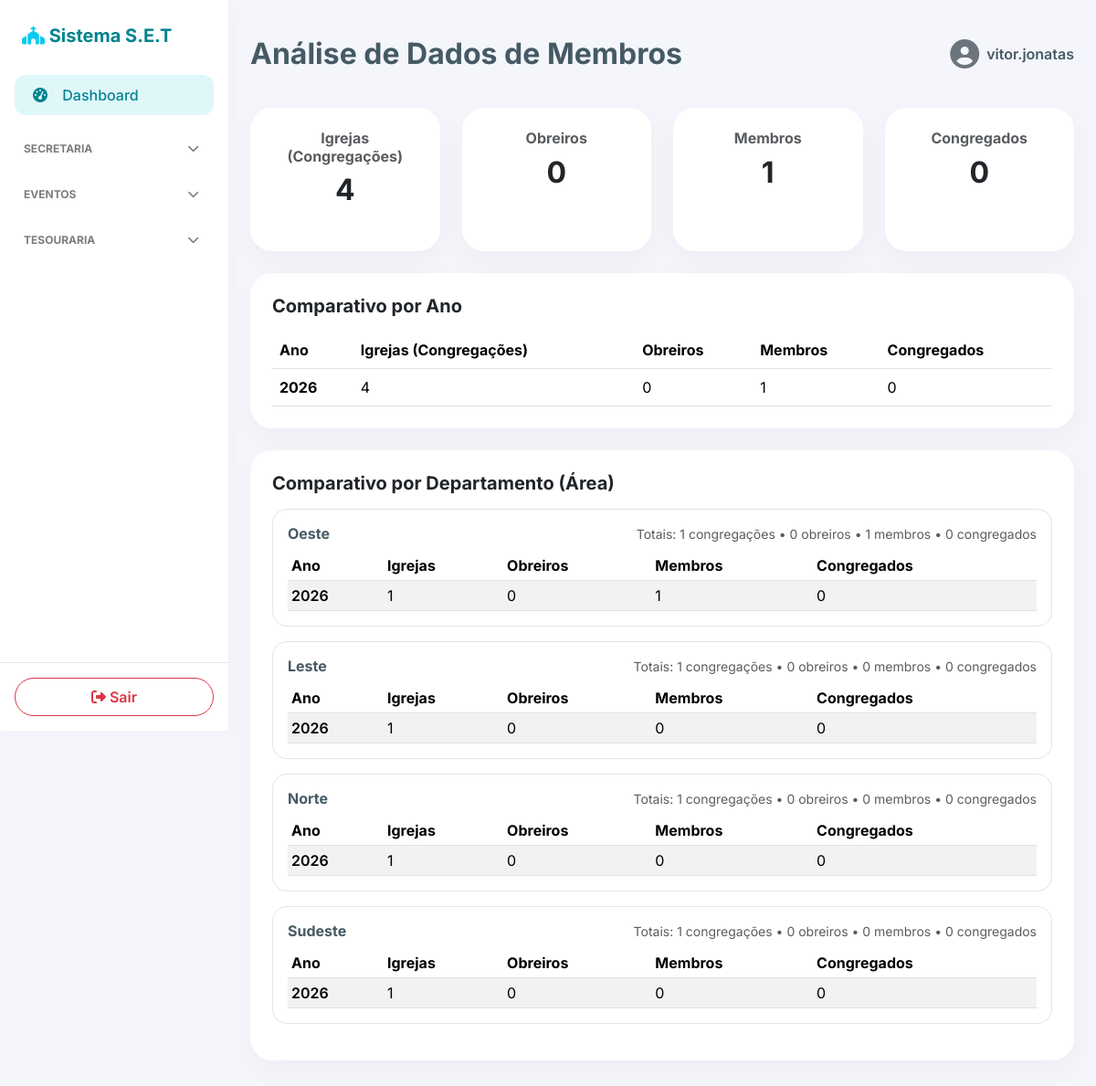
The app's page / (signed in) with its own data.
### apps/secretaria/models.py (models this page shows, shortened)
class Area(models.Model):
    nome = models.CharField(max_length=100, unique=True)

### core/views.py (the view)
# urls.py: path('', views.dashboard, name='dashboard'),
@login_required
def dashboard(request):
    ano_atual = timezone.now().year
    congregacoes_por_ano = {
        item['ano']: item['total']
        for item in Congregacao.objects.annotate(ano=ExtractYear('data_cadastro'))
        .values('ano')
        .annotate(total=Count('id'))
    }
    membros_por_ano = {
        item['ano']: item
        for item in Membro.objects.annotate(ano=ExtractYear('data_cadastro'))
        .values('ano')
        .annotate(
            membros=Count('id'),
            congregados=Count('id', filter=Q(cargo='Congregado')),
            obreiros=Count('id', filter=Q(cargo__in=OBREIRO_CARGOS)),
        )
    }
    anos_disponiveis = sorted(set(congregacoes_por_ano) | set(membros_por_ano))
    if not anos_disponiveis:
        anos_disponiveis = [ano_atual]
    comparativo_anual = []
    for ano in anos_disponiveis:
        metricas_membros = membros_por_ano.get(ano, {})
        comparativo_anual.append(
            {
                'ano': ano,
                'congregacoes': congregacoes_por_ano.get(ano, 0),
                'obreiros': metricas_membros.get('obreiros', 0),
                'membros': metricas_membros.get('membros', 0),
                'congregados': metricas_membros.get('congregados', 0),
            }
        )
    comparativo_departamentos = []
    departamentos = Area.objects.annotate(
        congregacoes_total=Count('congregacao', distinct=True),
        membros_total=Count('membros', distinct=True),
        congregados_total=Count('membros', filter=Q(membros__cargo='Congregado'), distinct=True),
        obreiros_total=Count('membros', filter=Q(membros__cargo__in=OBREIRO_CARGOS), distinct=True),
    )
    for area in departamentos:
        anos_area = defaultdict(lambda: {'congregacoes': 0, 'membros': 0, 'congregados': 0, 'obreiros': 0})
        for item in (
            Congregacao.objects.filter(area=area)
            .annotate(ano=ExtractYear('data_cadastro'))
            .values('ano')
            .annotate(total=Count('id'))
        ):
            anos_area[item['ano']]['congregacoes'] = item['total']
        for item in (
            Membro.objects.filter(area=area)
            .annotate(ano=ExtractYear('data_cadastro'))
            .values('ano')
            .annotate(
                membros=Count('id'),
                congregados=Count('id', filter=Q(cargo='Congregado')),
                obreiros=Count('id', filter=Q(cargo__in=OBREIRO_CARGOS)),
            )
        ):
            anos_area[item['ano']]['membros'] = item['membros']
            anos_area[item['ano']]['congregados'] = item['congregados']
            anos_area[item['ano']]['obreiros'] = item['obreiros']
        comparativo_departamentos.append(
            {
                'nome': area.nome,
                'totais': {
                    'congregacoes': area.congregacoes_total,
                    'obreiros': area.obreiros_total,
                    'membros': area.membros_total,
                    'congregados': area.congregados_total,
                },
                'anos': [
                    {
                        'ano': ano,
                        **metricas,
                    }
                    for ano, metricas in sorted(anos_area.items())
                ],
            }
        )
    contexto = {
        'comparativo_anual': comparativo_anual,
        'comparativo_departamentos': comparativo_departamentos,
        'totais_gerais': {
            'congregacoes': Congregacao.objects.count(),
            'obreiros': Membro.objects.filter(cargo__in=OBREIRO_CARGOS).count(),
            'membros': Membro.objects.count(),
            'congregados': Membro.objects.filter(cargo='Congregado').count(),
        },
    }
    return render(request, 'core/dashboard.html', contexto)

### templates/core/dashboard.html (shortened to what this page needs)
{% extends 'core/base.html' %}
{% block page_title %}Análise de Dados de Membros{% endblock %}
{% block content %}
<div class="row g-4">
    <div class="col-md-3">
        <div class="card-glass text-center p-4 h-100">
            <h6 class="text-muted fw-bold mb-2">Igrejas (Congregações)</h6>
            <h2 class="fw-bold text-dark mb-0">{{ totais_gerais.congregacoes }}</h2>
        </div>
    </div>
    <div class="col-md-3">
        <div class="card-glass text-center p-4 h-100">
            <h6 class="text-muted fw-bold mb-2">Obreiros</h6>
            <h2 class="fw-bold text-dark mb-0">{{ totais_gerais.obreiros }}</h2>
        </div>
    </div>
    <div class="col-md-3">
        <div class="card-glass text-center p-4 h-100">
            <h6 class="text-muted fw-bold mb-2">Membros</h6>
            <h2 class="fw-bold text-dark mb-0">{{ totais_gerais.membros }}</h2>
        </div>
    </div>
    <div class="col-md-3">
        <div class="card-glass text-center p-4 h-100">
            <h6 class="text-muted fw-bold mb-2">Congregados</h6>
            <h2 class="fw-bold text-dark mb-0">{{ totais_gerais.congregados }}</h2>
        </div>
    </div>
</div>
<div class="card-glass p-4 mt-4">
    <h5 class="fw-bold text-dark mb-3">Comparativo por Ano</h5>
    <div class="table-responsive">
        <table class="table table-hover align-middle mb-0">
            <thead>
                <tr>
                    <th>Ano</th>
                    <th>Igrejas (Congregações)</th>
                    <th>Obreiros</th>
                    <th>Membros</th>
                    <th>Congregados</th>
                </tr>
            </thead>
            <tbody>
                {% for linha in comparativo_anual %}
                    <tr>
                        <td class="fw-bold">{{ linha.ano }}</td>
                        <td>{{ linha.congregacoes }}</td>
                        <td>{{ linha.obreiros }}</td>
                        <td>{{ linha.membros }}</td>
                        <td>{{ linha.congregados }}</td>
                    </tr>
                {% empty %}
                    <tr>
                        <td colspan="5" class="text-center text-muted py-4">Sem dados para exibir.</td>
                    </tr>
                {% endfor %}
            </tbody>
        </table>
    </div>
</div>
<div class="card-glass p-4 mt-4">
    <h5 class="fw-bold text-dark mb-3">Comparativo por Departamento (Área)</h5>
    {% for departamento in comparativo_departamentos %}
        <div class="border rounded-4 p-3 mb-3" style="border-color: #dce6ef !important;">
            <div class="d-flex flex-wrap justify-content-between align-items-center mb-2 gap-2">
                <h6 class="fw-bold mb-0">{{ departamento.nome }}</h6>
                <div class="small text-muted">
                    Totais: {{ departamento.totais.congregacoes }} congregações •
                    {{ departamento.totais.obreiros }} obreiros •
                    {{ departamento.totais.membros }} membros •
                    {{ departamento.totais.congregados }} congregados
                </div>
            </div>
            <div class="table-responsive">
                <table class="table table-sm table-striped align-middle mb-0">
                    <thead>
                        <tr>
                            <th>Ano</th>
                            <th>Igrejas</th>
                            <th>Obreiros</th>
                            <th>Membros</th>
                            <th>Congregados</th>
                        </tr>
                    </thead>
                    <tbody>
                        {% for ano in departamento.anos %}
                            <tr>
                                <td class="fw-semibold">{{ ano.ano }}</td>
                                <td>{{ ano.congregacoes }}</td>
                                <td>{{ ano.obreiros }}</td>
                                <td>{{ ano.membros }}</td>
                                <td>{{ ano.congregados }}</td>
                            </tr>
                        {% empty %}
                            <tr>
                                <td colspan="5" class="text-center text-muted py-3">Sem dados por ano neste departamento.</td>
                            </tr>
                        {% endfor %}
                    </tbody>
                </table>
            </div>
        </div>
    {% empty %}
        <p class="text-muted mb-0">Nenhum departamento cadastrado.</p>
    {% endfor %}
</div>
{% endblock %}

### templates/core/base.html (shortened to what this page needs)
<!DOCTYPE html>
<html lang="pt-br">
<head>
    <link href="https://cdn.jsdelivr.net/npm/bootstrap@5.3.2/dist/css/bootstrap.min.css" rel="stylesheet">
    <link rel="stylesheet" href="https://cdnjs.cloudflare.com/ajax/libs/font-awesome/6.4.0/css/all.min.css">
    <link rel="stylesheet" href="/static/css/frontend.css">
</head>
<body>
    <div class="d-flex">
        <nav id="sidebar" class="d-flex flex-column">
            <div class="brand-section">
                <i class="fas fa-church text-info"></i> Sistema S.E.T
            </div>
            <div class="flex-grow-1" style="overflow-y: auto; overflow-x: hidden;">
                <ul class="nav flex-column pb-4">
                    <li class="nav-item">
                        <a class="nav-link {% if request.resolver_match.url_name == 'dashboard' %}active{% endif %}" href="{% url 'core:dashboard' %}">
                            <i class="fas fa-tachometer-alt"></i> Dashboard
                        </a>
                    </li>
                    <a href="#collapseSecretaria" data-bs-toggle="collapse" class="text-decoration-none d-flex justify-content-between align-items-center px-3 mt-4 mb-2 text-muted text-uppercase fw-bold sidebar-menu-toggle" aria-expanded="{% if 'areas' in request.path or 'congregacoes' in request.path or 'membros' in request.path %}true{% else %}false{% endif %}" style="font-size: 0.75rem; opacity: 0.8; margin-left: 10px; cursor: pointer;">
                        <span>Secretaria</span>
                        <i class="fas fa-chevron-down transition-icon me-3" style="transition: transform 0.3s cubic-bezier(0.4, 0, 0.2, 1);"></i>
                    </a>
                    <a href="#collapseEventos" data-bs-toggle="collapse" class="text-decoration-none d-flex justify-content-between align-items-center px-3 mt-4 mb-2 text-muted text-uppercase fw-bold sidebar-menu-toggle" aria-expanded="{% if 'eventos' in request.path or 'participantes' in request.path or 'pagamentos' in request.path %}true{% else %}false{% endif %}" style="font-size: 0.75rem; opacity: 0.8; margin-left: 10px; cursor: pointer;">
                        <span>Eventos</span>
                        <i class="fas fa-chevron-down transition-icon me-3" style="transition: transform 0.3s cubic-bezier(0.4, 0, 0.2, 1);"></i>
                    </a>
                    <a href="#collapseTesouraria" data-bs-toggle="collapse" class="text-decoration-none d-flex justify-content-between align-items-center px-3 mt-4 mb-2 text-muted text-uppercase fw-bold sidebar-menu-toggle" aria-expanded="{% if 'contas' in request.path or 'categorias' in request.path or 'movimentos' in request.path %}true{% else %}false{% endif %}" style="font-size: 0.75rem; opacity: 0.8; margin-left: 10px; cursor: pointer;">
                        <span>Tesouraria</span>
                        <i class="fas fa-chevron-down transition-icon me-3" style="transition: transform 0.3s cubic-bezier(0.4, 0, 0.2, 1);"></i>
                    </a>
                </ul>
            </div>
            <div class="w-100 p-3 mt-auto bg-white" style="border-top: 1px solid #e2e8f0; z-index: 10;">
                <a href="/admin/logout/" class="btn btn-outline-danger w-100 btn-pill">
                    <i class="fas fa-sign-out-alt"></i> Sair
                </a>
            </div>
        </nav>
        <div id="content" class="w-100">
            <div class="d-flex justify-content-between align-items-center mb-4 custom-topbar">
                <h2 class="m-0 fw-bold" style="color: var(--secondary-text);">{% block page_title %}{% endblock %}</h2>
                <div class="d-flex align-items-center">
                    <div class="dropdown">
                        <span class="d-flex align-items-center" style="cursor:pointer;" data-bs-toggle="dropdown">
                            <i class="fas fa-user-circle fa-2x text-secondary me-2"></i>
                            <span class="fw-semibold">{{ request.user.username }}</span>
                        </span>
                    </div>
                </div>
            </div>
            {% block content %}{% endblock %}
        </div>
    </div>
</body>
</html>

### static/css/frontend.css (style rules this page uses)
:root { --primary-cyan: #00bcd4; --primary-cyan-light: #e0f7fa; --primary-cyan-dark: #00838f; --secondary-text: #455a64; --bg-color: #f4f6fc; --card-bg: #ffffff; --font-family: 'Inter', sans-serif; }
body { font-family: var(--font-family); background-color: var(--bg-color); color: var(--secondary-text); }
#sidebar { min-width: 250px; max-width: 250px; height: 100vh; background-color: var(--card-bg); border-right: none; box-shadow: 2px 0 20px rgba(0,0,0,0.03); position: fixed; top: 0; left: 0; z-index: 1000; }
#content { margin-left: 250px; padding: 24px; min-height: 100vh; }
.custom-topbar { background-color: transparent; padding: 16px 0; border-bottom: 0; }
.brand-section { padding: 24px; font-weight: 700; font-size: 1.25rem; color: var(--primary-cyan-dark); }
.nav-link { color: #607d8b; border-radius: 12px; margin: 4px 16px; padding: 10px 16px; transition: all 0.3s ease; font-weight: 500; }
.nav-link:hover, .nav-link.active { background-color: var(--primary-cyan-light); color: var(--primary-cyan-dark); }
.nav-link i { width: 24px; text-align: center; margin-right: 8px; }
.card-glass { border-radius: 24px; border: none; box-shadow: 0 10px 30px rgba(0, 0, 0, 0.04); background: var(--card-bg); padding: 16px; margin-bottom: 24px; }
.btn-pill { border-radius: 50px; font-weight: 600; padding: 8px 24px; transition: all 0.3s ease; }
.sidebar-menu-toggle .transition-icon { font-size: 0.8rem; }

### records on screen
Area: nome "Oeste"
Area: nome "Leste"
Area: nome "Norte"
Area: nome "Sudeste"

### other values on screen
{{ request.user.username }} "vitor.jonatas"
{{ totais_gerais.congregacoes }} "4"
{{ totais_gerais.obreiros }} "0"
{{ totais_gerais.membros }} "1"
{{ totais_gerais.congregados }} "0"
{{ linha.ano }} "2026"
{{ linha.congregacoes }} "4"
{{ linha.obreiros }} "0"
{{ linha.membros }} "1"
{{ linha.congregados }} "0"
{{ departamento.totais.congregacoes }} "1" "1" "1" "1"
{{ departamento.totais.obreiros }} "0" "0" "0" "0"
{{ departamento.totais.membros }} "1" "0" "0" "0"
{{ departamento.totais.congregados }} "0" "0" "0" "0"
{{ ano.ano }} "2026" "2026" "2026" "2026"
